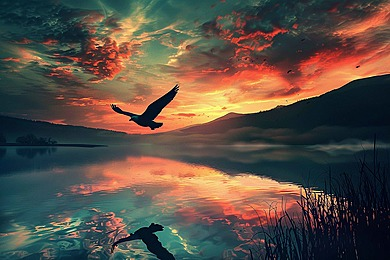
#> input picture Practice/Laba5/image.jpg, 390 x 260 px, found by its file name
$ python laba5.py   (older library calls are emulated)
#> lines starting #> are read from the running program, lines starting #| are printed output that depends on the picture; after the words box and inside, x2 and y2 are one past the last pixel; in counts of white or black regions, pixels touching at a corner belong together
import os
import cv2
import matplotlib.pyplot as plt
import numpy as np

# Создаем папку для результатов
os.makedirs("results", exist_ok=True)

#  ШАГ 1: Создание изображения
print("Шаг 1: Создание изображения с элементами...")

# Создаем вертикальный градиент 500x500
gradient_img = np.zeros((500, 500), dtype=np.uint8)
for i in range(255):
    gradient_img[i, :] = i

# Конвертируем в BGR для цветных элементов
gradient_bgr = cv2.cvtColor(gradient_img, cv2.COLOR_GRAY2BGR)

# Красный прямоугольник 100x100 в центре (OpenCV использует BGR!)
cv2.rectangle(gradient_bgr, (200, 200), (300, 300), (0, 0, 255), -1)

# Зеленая окружность радиусом 50 в левом верхнем углу
cv2.circle(gradient_bgr, (50, 50), 50, (0, 255, 0), -1)

# Желтый текст "OpenCV" в правом нижнем углу (BGR: 0,255,255 = желтый)
cv2.putText(
    gradient_bgr, "OpenCV", (350, 480), cv2.FONT_HERSHEY_SIMPLEX, 1, (0, 255, 255), 2
)

# Сохраняем результат
cv2.imwrite("results/step1_gradient.jpg", gradient_bgr)
print("Изображение с элементами сохранено: results/step1_gradient.jpg")


#  ШАГ 2: Работа с цветными изображениями

print("\nШаг 2: Загрузка и обработка цветного изображения...")

# Загружаем тестовое изображение (можно заменить на свое)
image = cv2.imread("image.jpg")
#> image is the input picture: shape (260, 390, 3); mean B, G, R 69.4, 78.8, 91.5

# Разделяем на каналы BGR (OpenCV использует BGR, не RGB!)
b, g, r = cv2.split(image)

image7 = np.empty_like(image)
image5 = np.empty_like(image)
image6 = np.empty_like(image)
image7[:, :, 0] = r
image5[:, :, 1] = g
image6[:, :, 2] = b

# Отображаем каналы через matplotlib (конвертируем BGR→RGB для отображения)
fig, axes = plt.subplots(2, 2, figsize=(10, 8))
axes[0, 0].imshow(cv2.cvtColor(image, cv2.COLOR_BGR2RGB))
axes[0, 0].set_title("Original")
axes[0, 0].axis("off")

axes[0, 1].imshow(image7)
axes[0, 1].set_title("Red Channel")
axes[0, 1].axis("off")

axes[1, 0].imshow(image5)
axes[1, 0].set_title("Green Channel")
axes[1, 0].axis("off")

axes[1, 1].imshow(image6)
axes[1, 1].set_title("Blue Channel")
axes[1, 1].axis("off")

plt.tight_layout()
plt.savefig("results/step2_channels.png")
plt.close()

# Сохраняем зеленый канал как отдельное изображение
cv2.imwrite("results/green_channel.png", g)


# Конвертируем в серый и сохраняем
gray_img = cv2.cvtColor(image, cv2.COLOR_BGR2GRAY)
cv2.imwrite("results/grey.jpg", gray_img)
print("Каналы сохранены, grey.jpg создан")


#  ШАГ 3: Фильтрация и анализ
print("\nШаг 3: Применение фильтров...")

# Гауссово размытие
blurred = cv2.GaussianBlur(gray_img, (3, 3), 0)

# Обнаружение краев Собелем
sobelx = cv2.Sobel(gray_img, cv2.CV_64F, 1, 0, ksize=3)
sobely = cv2.Sobel(gray_img, cv2.CV_64F, 0, 1, ksize=3)
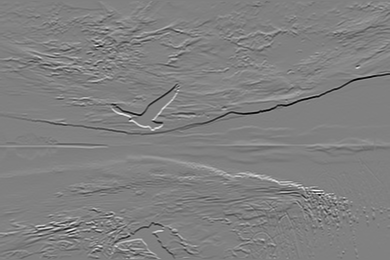
#> sobely: shape (260, 390) float64; min -921, max 904, mean -0.5; drawn with min black and max white
sobel_combined = cv2.convertScaleAbs(cv2.addWeighted(sobelx, 0.5, sobely, 0.5, 0))
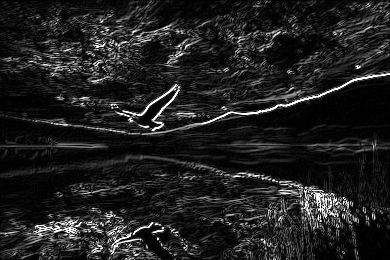
#> sobel_combined: shape (260, 390); min 0, max 255, mean 32.1

# Отображение результатов
fig, axes = plt.subplots(1, 3, figsize=(15, 5))
axes[0].imshow(gray_img, cmap="gray")
axes[0].set_title("Original Gray")
axes[0].axis("off")

axes[1].imshow(blurred, cmap="gray")
axes[1].set_title("Gaussian Blur")
axes[1].axis("off")

axes[2].imshow(sobel_combined, cmap="gray")
axes[2].set_title("Sobel Edges")
axes[2].axis("off")

plt.tight_layout()
plt.savefig("results/step3_filters.png")
plt.close()
print("Фильтры применены, результат сохранен")


#  ШАГ 4: Гистограмма и нормализация
print("\nШаг 4: Гистограмма и эквализация...")

# Гистограмма яркости
hist = cv2.calcHist([gray_img], [0], None, [256], [0, 256])
#> hist = 256 values, max 967 at index 51, min 0 at index 244, mean 396.1

plt.figure(figsize=(10, 4))
plt.plot(hist, color="black")
plt.title("Histogram of Grayscale Image")
plt.xlabel("Pixel Intensity")
plt.ylabel("Frequency")
plt.grid(True)
plt.savefig("results/step4_histogram.png")
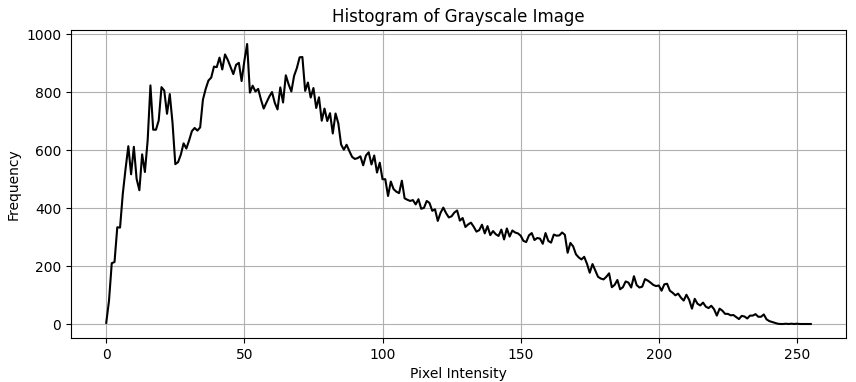
#> figure drawn by matplotlib, 1 panel; curve peaks at x = 51, y = 967
plt.close()

# Нормализация (эквализация гистограммы)
normalized = cv2.equalizeHist(gray_img)
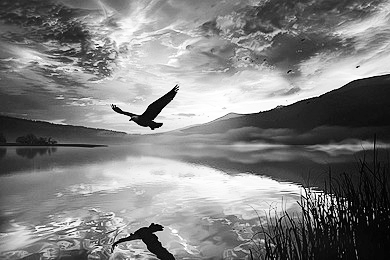
#> normalized: shape (260, 390); min 0, max 255, mean 128.3
cv2.imwrite("results/normalized.jpg", normalized)
print("Гистограмма построена, normalized.jpg сохранен")

# ШАГ 5: Изменение размеров и поворот
print("\nШаг 5: Масштабирование и поворот...")

# Уменьшение в 2 раза
resized = cv2.resize(image, (image.shape[1] // 2, image.shape[0] // 2))

# Поворот на 45 градусов вокруг центра
(h, w) = resized.shape[:2]
#> h = 130; w = 195
center = (w // 2, h // 2)
#> center = (97, 65)
rotation_matrix = cv2.getRotationMatrix2D(center, 45, 1.0)
rotated = cv2.warpAffine(resized, rotation_matrix, (w, h))
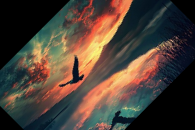
#> rotated: shape (130, 195, 3); mean B, G, R 54.9, 64.1, 76.9

cv2.imwrite("results/rotated.jpg", rotated)
print("rotated.jpg сохранен")


#  ШАГ 6: Контурный анализ
print("\nШаг 6: Поиск контуров...")

# Применяем пороговую обработку для лучшего поиска контуров
_, thresh = cv2.threshold(gray_img, 127, 255, cv2.THRESH_BINARY)
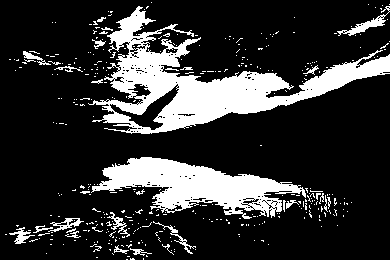
#> thresh: shape (260, 390); 20.1% white; 380 white regions (351 under 20 px)

# Поиск контуров
contours, _ = cv2.findContours(thresh, cv2.RETR_TREE, cv2.CHAIN_APPROX_SIMPLE)
#> contours = 604 contours, 576 with area under 20; largest, box (x1, y1, x2, y2) and area: (88, 6, 390, 134) 11695, (91, 157, 306, 219) 6014, (109, 83, 180, 131) 884, (337, 6, 390, 36) 271, (127, 83, 152, 97) 182

# Рисуем контуры на копии изображения
contour_img = cv2.cvtColor(gray_img, cv2.COLOR_GRAY2BGR)
cv2.drawContours(contour_img, contours, -1, (0, 255, 0), 2)
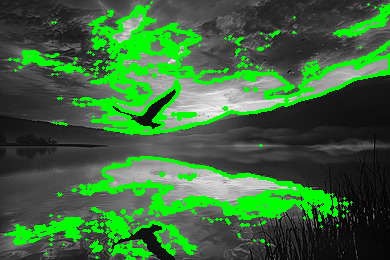
#> contour_img: shape (260, 390, 3); mean B, G, R 58.4, 104.8, 58.4

cv2.imwrite("results/contours.jpg", contour_img)
print(f"Найдено {len(contours)} контуров, contours.jpg сохранен")
#| Найдено 604 контуров, contours.jpg сохранен
